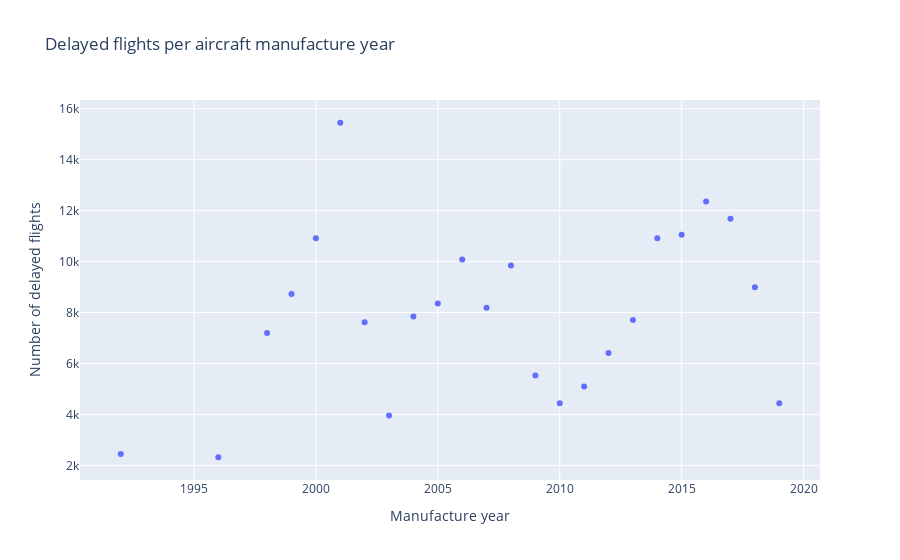

This figure's notebook cell:
### Code cell
scatter_chart = px.scatter(delays_by_manufacture_year_df_over_ten, 
                  x='manufacture_year', 
                  y='is_delayed', 
                  labels={'manufacture_year': 'Manufacture year', 'is_delayed': 'Delayed'}, 
                  title='Delayed flights per aircraft manufacture year')

scatter_chart.update_xaxes(title_text= 'Manufacture year')
scatter_chart.update_yaxes(title_text='Number of delayed flights')

scatter_chart.show()

### Figure 1 — Plotly figure (JSON) as saved in the notebook; plotly's stock layout.template omitted (floating-point values rounded to 4 significant figures)
{"data": [{"hovertemplate": "Manufacture year=%{x}<br>Delayed=%{y}<extra></extra>", "legendgroup": "", "marker": {"color": "#636efa", "symbol": "circle"}, "mode": "markers", "name": "", "orientation": "v", "showlegend": false, "type": "scatter", "x": [1992, 1996, 1998, 1999, 2000, 2001, 2002, 2003, 2004, 2005, 2006, 2007, 2008, 2009, 2010, 2011, 2012, 2013, 2014, 2015, 2016, 2017, 2018, 2019], "xaxis": "x", "y": [2444, 2320, 7195, 8732, 10916, 15450, 7621, 3958, 7848, 8353, 10081, 8190, 9851, 5530, 4438, 5093, 6415, 7709, 10921, 11055, 12359, 11678, 8995, 4435], "yaxis": "y"}], "layout": {"autosize": true, "legend": {"tracegroupgap": 0}, "title": {"text": "Delayed flights per aircraft manufacture year"}, "xaxis": {"anchor": "y", "autorange": true, "domain": [0, 1], "range": [1990.0, 2021.0], "title": {"text": "Manufacture year"}, "type": "linear"}, "yaxis": {"anchor": "x", "autorange": true, "domain": [0, 1], "range": [1236.0, 16530.0], "title": {"text": "Number of delayed flights"}, "type": "linear"}}}
